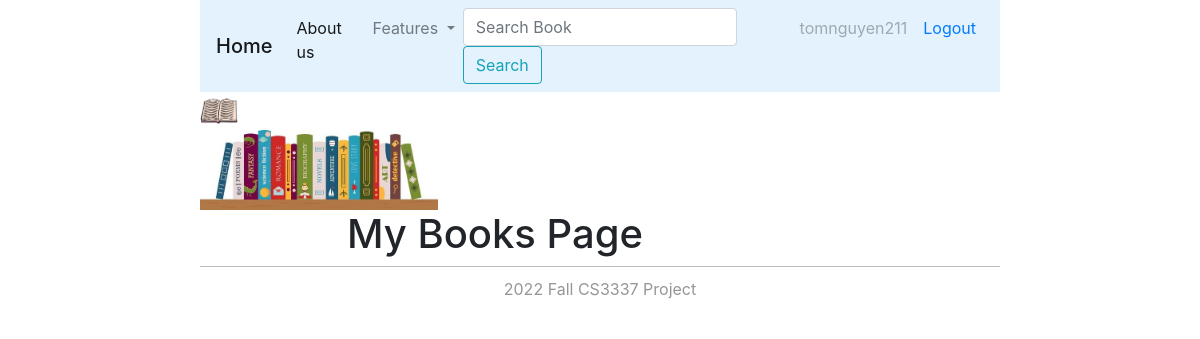
/mybooks (signed in), run on an earlier commit of the app's database.
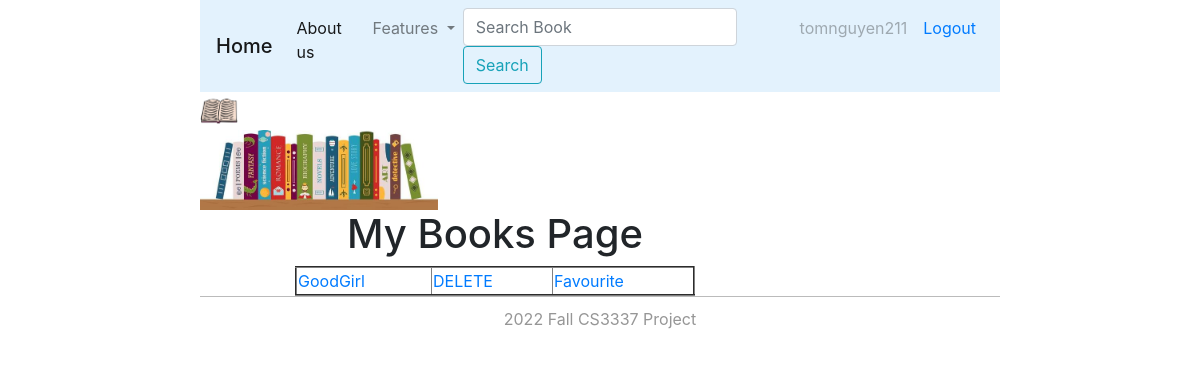
And on a later commit of the database.
### bookMng/models.py (models this page shows)
class Book(models.Model):
    name = models.CharField(max_length=200)
    web = models.URLField(max_length=200)
    price = models.DecimalField(decimal_places=2, max_digits=8)
    publishdate = models.DateField(auto_now=True)
    favourite = models.BooleanField(default=False)
    picture = models.FileField(upload_to='bookEx/static/uploads')
    pic_path = models.CharField(max_length=300, editable=False, blank=True)
    username = models.ForeignKey(User, blank=True, null=True, on_delete=models.CASCADE)
    rate = models.IntegerField(default=0)

### bookMng/views.py (the view)
# urls.py: path('mybooks', views.mybooks, name='mybooks'),
def mybooks(request):
    books = Book.objects.filter(username=request.user)
    for b in books:
        b.pic_path = b.picture.url[14:]
    return render(request,
                  'bookMng/mybooks.html',
                  {
                      'item_list': MainMenu.objects.all(),
                      'books': books,
                  })

### bookEx/templates/bookMng/mybooks.html (shortened to what this page needs)
{% extends "base.html" %}
{% block content %}
<h1 align="center"> My Books Page </h1>
<table align="center" border="2" width="400">
    {% for book in books %}
    <tr>
        <td>
            <a href="book_detail/{{ book.id }}">
                {{ book.name }}
            </a>
        </td>
        <td>
            <a href="book_delete/{{ book.id }}">
                DELETE
            </a>
        </td>
            {% if book.favourite == False %}
                <td>
                    <a href="{% url 'book_favourite' book.id %}">
                        Favourite
                    </a>
                 </td>
            {% else %}
                <td>
                     <a href="{% url 'book_unfavourite' book.id %}">
                        Unfavourite
                    </a>
                </td>
            {% endif %}
    </tr>
    {% endfor %}
</table>
{% endblock content %}

What changed in the data, as far as the page shows it:
added Book: name "GoodGirl", favourite "Favourite"
